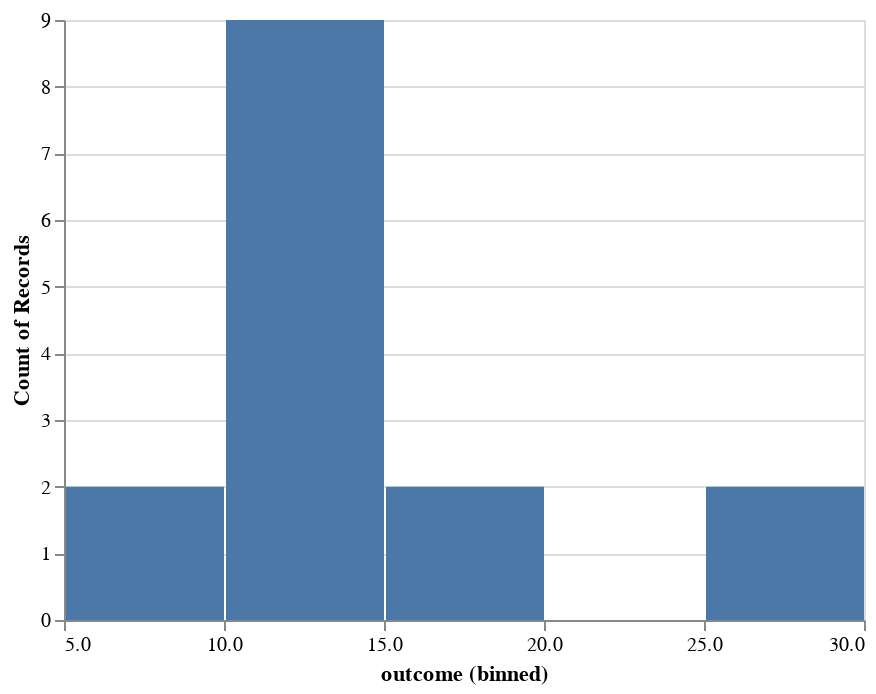

The cell this chart's notebook holds for it:
### Code cell
head_counts = exp1.drop(columns="flip_number").groupby("name").sum()
head_counts["name"] = head_counts.index.copy()

total_heads = int(head_counts["outcome"].sum())
num_people = int(head_counts["name"].unique().size)
num_flips = int(exp1["name"].value_counts().unique())

est_and_ci = wald_estimate_and_ci(num_success=total_heads, 
                                  num_trials=num_people * num_flips)

print(est_and_ci)

alt.Chart(head_counts).mark_bar().encode(
    alt.X("outcome:Q", bin = True),
    y = 'count()'
)

### Figure 1 — Vega-Lite specification as saved in the notebook (floating-point values rounded to 4 significant figures)
{"$schema": "https://vega.github.io/schema/vega-lite/v2.6.0.json", "config": {"view": {"height": 300, "width": 400}}, "data": {"name": "data-3e36b5971c6b02f0d186c5079c3e0618"}, "datasets": {"data-3e36b5971c6b02f0d186c5079c3e0618": [{"name": 0, "outcome": 9}, {"name": 1, "outcome": 13}, {"name": 2, "outcome": 17}, {"name": 3, "outcome": 17}, {"name": 4, "outcome": 14}, {"name": 5, "outcome": 7}, {"name": 6, "outcome": 13}, {"name": 7, "outcome": 13}, {"name": 8, "outcome": 12}, {"name": 9, "outcome": 14}, {"name": 10, "outcome": 10}, {"name": 11, "outcome": 11}, {"name": 12, "outcome": 12}, {"name": 13, "outcome": 30}, {"name": 14, "outcome": 30}]}, "encoding": {"x": {"bin": true, "field": "outcome", "type": "quantitative"}, "y": {"aggregate": "count", "type": "quantitative"}}, "mark": "bar"}
